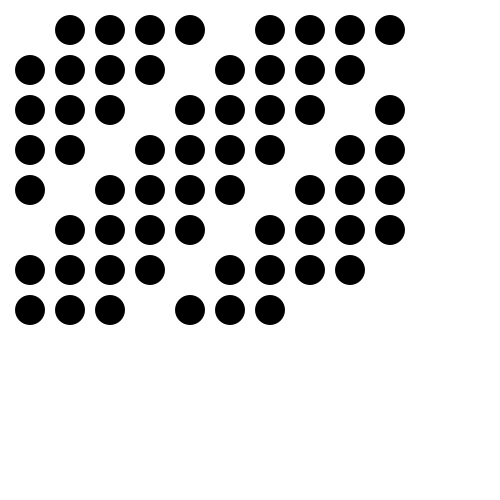
Frame 1 (no input)
Frame 60 (the mouse pressed at the canvas centre just before this capture): identical to frame 1, image omitted
Frame 120 (the mouse held since frame 60 and released just before this capture): identical to frame 1, image omitted

The Processing sketch that drew this single still picture (run headless with seeded random() and noise(); from frame 60 on, the mouse is pressed at the canvas centre):

// Processing sketch: act425
// ── act425.pde
// Configuració inicial
int diametre = 30;
int separacio = 10;
int files = 10;
int columnes = 10;

void setup() {
  size(500, 500);
  background(255);
  noStroke();
  fill(0);
  
  // Dibuix de la graella de cercles
  for (int y = 0; y < files; y++) {
    for (int x = 0; x < columnes; x++) {
      
      // Si arribem a la posició (7, 7), aturem tot el dibuix
      if (x == 7 && y == 7) {
        break; // ix del bucle interior
      }
      
      // Si la suma dels índexs és múltiple de 5, ometem el cercle
      if ((x + y) % 5 == 0) {
        continue; // salta a la següent iteració
      }
      
      // Càlcul de la posició del cercle
      int posX = x * (diametre + separacio) + diametre;
      int posY = y * (diametre + separacio) + diametre;
      
      // Dibuix del cercle
      circle(posX, posY, diametre);
    }
    
    // Si s'ha arribat a la fila 7, també trenquem el bucle exterior
    if (y == 7) {
      break;
    }
  }
}

void draw() {
  // No cal fer res ací
}
